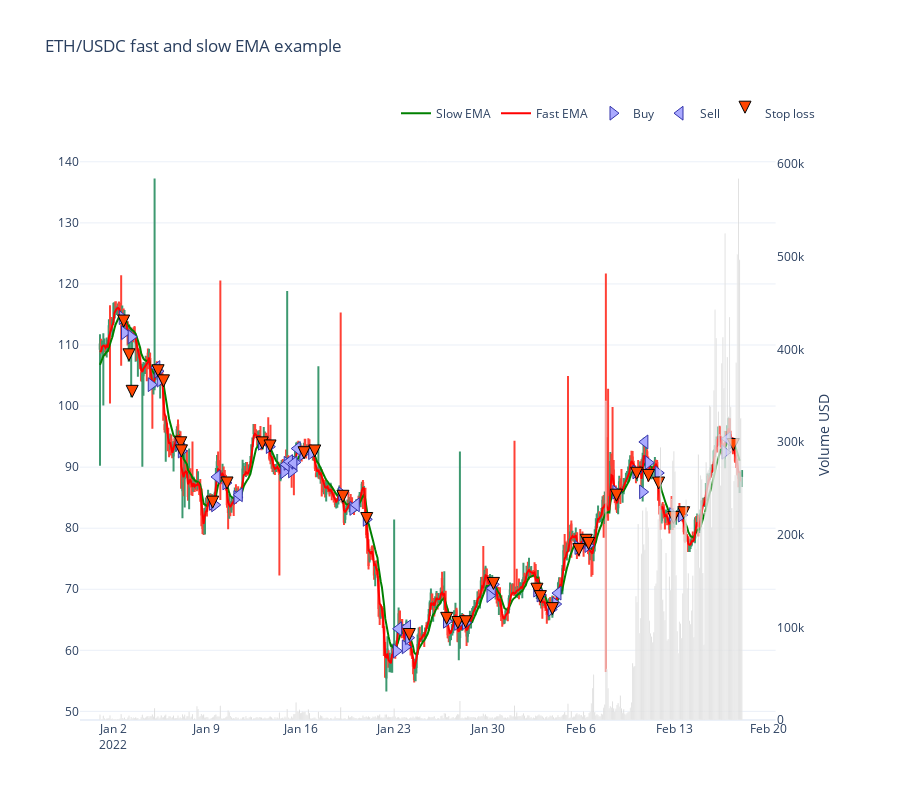

The code cell stored with this chart in its notebook:
### Code cell
from tradeexecutor.visual.single_pair import visualise_single_pair

figure = visualise_single_pair(
    state,
    universe.universe.candles,
    start_at=START_AT,
    end_at=END_AT)

figure.show()

### Figure 1 — Plotly figure (JSON) as saved in the notebook; plotly's stock layout.template omitted (floating-point values rounded to 4 significant figures; data arrays with more than 128 entries replaced by an {"elided": "..."} marker saying what was removed)
{"data": [{"marker": {"color": "rgba(128,128,128,0.5)"}, "showlegend": false, "type": "bar", "x": {"elided": "577 str values"}, "xaxis": "x", "y": {"elided": "577 float values"}, "yaxis": "y2"}, {"close": {"elided": "577 float values"}, "high": {"elided": "577 float values"}, "hoverinfo": "text", "low": {"elided": "577 float values"}, "open": {"elided": "577 float values"}, "showlegend": false, "text": {"elided": "577 str values"}, "type": "candlestick", "x": {"elided": "577 str values"}, "xaxis": "x", "yaxis": "y"}, {"line": {"color": "green", "shape": "linear"}, "mode": "lines", "name": "Slow EMA", "type": "scatter", "x": {"elided": "576 str values"}, "xaxis": "x", "y": {"elided": "576 float values"}, "yaxis": "y"}, {"line": {"color": "red", "shape": "linear"}, "mode": "lines", "name": "Fast EMA", "type": "scatter", "x": {"elided": "576 str values"}, "xaxis": "x", "y": {"elided": "576 float values"}, "yaxis": "y"}, {"hoverinfo": "text", "marker": {"color": "#aaaaff", "line": {"color": "#3333aa", "width": 1}, "size": 12, "symbol": "triangle-right"}, "mode": "markers", "name": "Buy", "text": ["------------------------------------------------------------<br>Buy WAVAX<br><br>Executed at: 2022-01-02 16:00:00<br>Value: 7000.0000 USD<br>Quantity: 60.959139 WAVAX<br>Executed at price: 114.8310 WAVAX / USD<br>Fees paid: $21.00", "------------------------------------------------------------<br>Buy WAVAX<br><br>Executed at: 2022-01-02 20:00:00<br>Value: 6904.8166 USD<br>Quantity: 61.462578 WAVAX<br>Executed at price: 112.3418 WAVAX / USD<br>Fees paid: $20.71", "------------------------------------------------------------<br>Buy WAVAX<br><br>Executed at: 2022-01-03 08:00:00<br>Value: 6678.8790 USD<br>Quantity: 59.805439 WAVAX<br>Executed at price: 111.6768 WAVAX / USD<br>Fees paid: $20.04", "------------------------------------------------------------<br>Buy WAVAX<br><br>Executed at: 2022-01-04 20:00:00<br>Value: 6237.2271 USD<br>Quantity: 60.085236 WAVAX<br>Executed at price: 103.8063 WAVAX / USD<br>Fees paid: $18.71", "------------------------------------------------------------<br>Buy WAVAX<br><br>Executed at: 2022-01-05 08:00:00<br>Value: 6328.4958 USD<br>Quantity: 59.681466 WAVAX<br>Executed at price: 106.0379 WAVAX / USD<br>Fees paid: $18.99", "------------------------------------------------------------<br>Buy WAVAX<br><br>Executed at: 2022-01-05 12:00:00<br>Value: 6263.7713 USD<br>Quantity: 59.909472 WAVAX<br>Executed at price: 104.5539 WAVAX / USD<br>Fees paid: $18.79", "------------------------------------------------------------<br>Buy WAVAX<br><br>Executed at: 2022-01-06 22:00:00<br>Value: 6191.8698 USD<br>Quantity: 65.797821 WAVAX<br>Executed at price: 94.1045 WAVAX / USD<br>Fees paid: $18.58", "------------------------------------------------------------<br>Buy WAVAX<br><br>Executed at: 2022-01-07 02:00:00<br>Value: 6128.3025 USD<br>Quantity: 65.957140 WAVAX<br>Executed at price: 92.9134 WAVAX / USD<br>Fees paid: $18.38", "------------------------------------------------------------<br>Buy WAVAX<br><br>Executed at: 2022-01-09 10:00:00<br>Value: 6058.9832 USD<br>Quantity: 71.858802 WAVAX<br>Executed at price: 84.3179 WAVAX / USD<br>Fees paid: $18.18", "------------------------------------------------------------<br>Buy WAVAX<br><br>Executed at: 2022-01-09 14:00:00<br>Value: 5994.5792 USD<br>Quantity: 71.306969 WAVAX<br>Executed at price: 84.0672 WAVAX / USD<br>Fees paid: $17.98", "------------------------------------------------------------<br>Buy WAVAX<br><br>Executed at: 2022-01-10 10:00:00<br>Value: 6197.4035 USD<br>Quantity: 70.687297 WAVAX<br>Executed at price: 87.6735 WAVAX / USD<br>Fees paid: $18.59", "------------------------------------------------------------<br>Buy WAVAX<br><br>Executed at: 2022-01-11 06:00:00<br>Value: 6122.6021 USD<br>Quantity: 71.781334 WAVAX<br>Executed at price: 85.2952 WAVAX / USD<br>Fees paid: $18.37", "------------------------------------------------------------<br>Buy WAVAX<br><br>Executed at: 2022-01-13 02:00:00<br>Value: 6118.9529 USD<br>Quantity: 64.965175 WAVAX<br>Executed at price: 94.1882 WAVAX / USD<br>Fees paid: $18.36", "------------------------------------------------------------<br>Buy WAVAX<br><br>Executed at: 2022-01-13 16:00:00<br>Value: 6051.8007 USD<br>Quantity: 64.630620 WAVAX<br>Executed at price: 93.6367 WAVAX / USD<br>Fees paid: $18.16", "------------------------------------------------------------<br>Buy WAVAX<br><br>Executed at: 2022-01-14 18:00:00<br>Value: 5987.2985 USD<br>Quantity: 66.898059 WAVAX<br>Executed at price: 89.4988 WAVAX / USD<br>Fees paid: $17.96", "------------------------------------------------------------<br>Buy WAVAX<br><br>Executed at: 2022-01-15 00:00:00<br>Value: 6018.1931 USD<br>Quantity: 66.207418 WAVAX<br>Executed at price: 90.8991 WAVAX / USD<br>Fees paid: $18.05", "------------------------------------------------------------<br>Buy WAVAX<br><br>Executed at: 2022-01-15 08:00:00<br>Value: 6006.2921 USD<br>Quantity: 67.003333 WAVAX<br>Executed at price: 89.6417 WAVAX / USD<br>Fees paid: $18.02", "------------------------------------------------------------<br>Buy WAVAX<br><br>Executed at: 2022-01-15 14:00:00<br>Value: 6041.6867 USD<br>Quantity: 66.344809 WAVAX<br>Executed at price: 91.0649 WAVAX / USD<br>Fees paid: $18.13", "------------------------------------------------------------<br>Buy WAVAX<br><br>Executed at: 2022-01-16 04:00:00<br>Value: 6120.5153 USD<br>Quantity: 66.194325 WAVAX<br>Executed at price: 92.4628 WAVAX / USD<br>Fees paid: $18.36", "------------------------------------------------------------<br>Buy WAVAX<br><br>Executed at: 2022-01-16 20:00:00<br>Value: 6057.7442 USD<br>Quantity: 65.388182 WAVAX<br>Executed at price: 92.6428 WAVAX / USD<br>Fees paid: $18.17", "------------------------------------------------------------<br>Buy WAVAX<br><br>Executed at: 2022-01-19 02:00:00<br>Value: 6000.5917 USD<br>Quantity: 69.857252 WAVAX<br>Executed at price: 85.8979 WAVAX / USD<br>Fees paid: $18.00", "------------------------------------------------------------<br>Buy WAVAX<br><br>Executed at: 2022-01-19 22:00:00<br>Value: 5907.2826 USD<br>Quantity: 70.759400 WAVAX<br>Executed at price: 83.4841 WAVAX / USD<br>Fees paid: $17.72", "------------------------------------------------------------<br>Buy WAVAX<br><br>Executed at: 2022-01-20 22:00:00<br>Value: 5911.5644 USD<br>Quantity: 72.364055 WAVAX<br>Executed at price: 81.6920 WAVAX / USD<br>Fees paid: $17.73", "------------------------------------------------------------<br>Buy WAVAX<br><br>Executed at: 2022-01-23 04:00:00<br>Value: 5844.3428 USD<br>Quantity: 97.297263 WAVAX<br>Executed at price: 60.0669 WAVAX / USD<br>Fees paid: $17.53", "------------------------------------------------------------<br>Buy WAVAX<br><br>Executed at: 2022-01-23 20:00:00<br>Value: 6067.3787 USD<br>Quantity: 99.878934 WAVAX<br>Executed at price: 60.7473 WAVAX / USD<br>Fees paid: $18.20", "------------------------------------------------------------<br>Buy WAVAX<br><br>Executed at: 2022-01-24 02:00:00<br>Value: 6269.9835 USD<br>Quantity: 100.715946 WAVAX<br>Executed at price: 62.2541 WAVAX / USD<br>Fees paid: $18.81", "------------------------------------------------------------<br>Buy WAVAX<br><br>Executed at: 2022-01-26 22:00:00<br>Value: 6211.5289 USD<br>Quantity: 95.630811 WAVAX<br>Executed at price: 64.9532 WAVAX / USD<br>Fees paid: $18.63", "------------------------------------------------------------<br>Buy WAVAX<br><br>Executed at: 2022-01-27 18:00:00<br>Value: 6151.8538 USD<br>Quantity: 95.250040 WAVAX<br>Executed at price: 64.5864 WAVAX / USD<br>Fees paid: $18.46", "------------------------------------------------------------<br>Buy WAVAX<br><br>Executed at: 2022-01-28 08:00:00<br>Value: 6071.2895 USD<br>Quantity: 93.832786 WAVAX<br>Executed at price: 64.7033 WAVAX / USD<br>Fees paid: $18.21", "------------------------------------------------------------<br>Buy WAVAX<br><br>Executed at: 2022-01-30 04:00:00<br>Value: 5993.1204 USD<br>Quantity: 86.627146 WAVAX<br>Executed at price: 69.1829 WAVAX / USD<br>Fees paid: $17.98", "------------------------------------------------------------<br>Buy WAVAX<br><br>Executed at: 2022-01-30 10:00:00<br>Value: 6039.6614 USD<br>Quantity: 85.052311 WAVAX<br>Executed at price: 71.0111 WAVAX / USD<br>Fees paid: $18.12", "------------------------------------------------------------<br>Buy WAVAX<br><br>Executed at: 2022-02-02 16:00:00<br>Value: 5965.4603 USD<br>Quantity: 85.147267 WAVAX<br>Executed at price: 70.0605 WAVAX / USD<br>Fees paid: $17.90", "------------------------------------------------------------<br>Buy WAVAX<br><br>Executed at: 2022-02-02 22:00:00<br>Value: 5891.4416 USD<br>Quantity: 85.054383 WAVAX<br>Executed at price: 69.2668 WAVAX / USD<br>Fees paid: $17.67", "------------------------------------------------------------<br>Buy WAVAX<br><br>Executed at: 2022-02-03 18:00:00<br>Value: 5792.8774 USD<br>Quantity: 86.589173 WAVAX<br>Executed at price: 66.9007 WAVAX / USD<br>Fees paid: $17.38", "------------------------------------------------------------<br>Buy WAVAX<br><br>Executed at: 2022-02-04 02:00:00<br>Value: 5717.1838 USD<br>Quantity: 84.349657 WAVAX<br>Executed at price: 67.7796 WAVAX / USD<br>Fees paid: $17.15", "------------------------------------------------------------<br>Buy WAVAX<br><br>Executed at: 2022-02-05 18:00:00<br>Value: 5798.6096 USD<br>Quantity: 75.246565 WAVAX<br>Executed at price: 77.0615 WAVAX / USD<br>Fees paid: $17.40", "------------------------------------------------------------<br>Buy WAVAX<br><br>Executed at: 2022-02-06 08:00:00<br>Value: 5705.3570 USD<br>Quantity: 73.069285 WAVAX<br>Executed at price: 78.0815 WAVAX / USD<br>Fees paid: $17.12", "------------------------------------------------------------<br>Buy WAVAX<br><br>Executed at: 2022-02-06 12:00:00<br>Value: 5640.2629 USD<br>Quantity: 72.876329 WAVAX<br>Executed at price: 77.3950 WAVAX / USD<br>Fees paid: $16.92", "------------------------------------------------------------<br>Buy WAVAX<br><br>Executed at: 2022-02-08 14:00:00<br>Value: 5583.5195 USD<br>Quantity: 64.810687 WAVAX<br>Executed at price: 86.1512 WAVAX / USD<br>Fees paid: $16.75", "------------------------------------------------------------<br>Buy WAVAX<br><br>Executed at: 2022-02-10 02:00:00<br>Value: 5493.7462 USD<br>Quantity: 61.398337 WAVAX<br>Executed at price: 89.4771 WAVAX / USD<br>Fees paid: $16.48", "------------------------------------------------------------<br>Buy WAVAX<br><br>Executed at: 2022-02-10 14:00:00<br>Value: 5419.7867 USD<br>Quantity: 62.877990 WAVAX<br>Executed at price: 86.1953 WAVAX / USD<br>Fees paid: $16.26", "------------------------------------------------------------<br>Buy WAVAX<br><br>Executed at: 2022-02-11 00:00:00<br>Value: 5756.6440 USD<br>Quantity: 63.261428 WAVAX<br>Executed at price: 90.9977 WAVAX / USD<br>Fees paid: $17.27", "------------------------------------------------------------<br>Buy WAVAX<br><br>Executed at: 2022-02-11 18:00:00<br>Value: 5597.1425 USD<br>Quantity: 62.667483 WAVAX<br>Executed at price: 89.3149 WAVAX / USD<br>Fees paid: $16.79", "------------------------------------------------------------<br>Buy WAVAX<br><br>Executed at: 2022-02-12 20:00:00<br>Value: 5458.7342 USD<br>Quantity: 66.187447 WAVAX<br>Executed at price: 82.4739 WAVAX / USD<br>Fees paid: $16.38", "------------------------------------------------------------<br>Buy WAVAX<br><br>Executed at: 2022-02-13 12:00:00<br>Value: 5368.9946 USD<br>Quantity: 65.167222 WAVAX<br>Executed at price: 82.3880 WAVAX / USD<br>Fees paid: $16.11", "------------------------------------------------------------<br>Buy WAVAX<br><br>Executed at: 2022-02-16 18:00:00<br>Value: 5319.5054 USD<br>Quantity: 57.372963 WAVAX<br>Executed at price: 92.7180 WAVAX / USD<br>Fees paid: $15.96", "------------------------------------------------------------<br>Buy WAVAX<br><br>Executed at: 2022-02-17 06:00:00<br>Value: 5385.1755 USD<br>Quantity: 57.115941 WAVAX<br>Executed at price: 94.2850 WAVAX / USD<br>Fees paid: $16.16"], "type": "scatter", "x": ["2022-01-02T16:00:00", "2022-01-02T20:00:00", "2022-01-03T08:00:00", "2022-01-04T20:00:00", "2022-01-05T08:00:00", "2022-01-05T12:00:00", "2022-01-06T22:00:00", "2022-01-07T02:00:00", "2022-01-09T10:00:00", "2022-01-09T14:00:00", "2022-01-10T10:00:00", "2022-01-11T06:00:00", "2022-01-13T02:00:00", "2022-01-13T16:00:00", "2022-01-14T18:00:00", "2022-01-15T00:00:00", "2022-01-15T08:00:00", "2022-01-15T14:00:00", "2022-01-16T04:00:00", "2022-01-16T20:00:00", "2022-01-19T02:00:00", "2022-01-19T22:00:00", "2022-01-20T22:00:00", "2022-01-23T04:00:00", "2022-01-23T20:00:00", "2022-01-24T02:00:00", "2022-01-26T22:00:00", "2022-01-27T18:00:00", "2022-01-28T08:00:00", "2022-01-30T04:00:00", "2022-01-30T10:00:00", "2022-02-02T16:00:00", "2022-02-02T22:00:00", "2022-02-03T18:00:00", "2022-02-04T02:00:00", "2022-02-05T18:00:00", "2022-02-06T08:00:00", "2022-02-06T12:00:00", "2022-02-08T14:00:00", "2022-02-10T02:00:00", "2022-02-10T14:00:00", "2022-02-11T00:00:00", "2022-02-11T18:00:00", "2022-02-12T20:00:00", "2022-02-13T12:00:00", "2022-02-16T18:00:00", "2022-02-17T06:00:00"], "xaxis": "x", "y": [114.5, 112.0, 111.3, 103.5, 105.7, 104.2, 93.82, 92.64, 84.07, 83.82, 87.41, 85.04, 93.91, 93.36, 89.23, 90.63, 89.37, 90.79, 92.19, 92.37, 85.64, 83.23, 81.45, 59.89, 60.57, 62.07, 64.76, 64.39, 64.51, 68.98, 70.8, 69.85, 69.06, 66.7, 67.58, 76.83, 77.85, 77.16, 85.89, 89.21, 85.94, 90.73, 89.05, 82.23, 82.14, 92.44, 94.0], "yaxis": "y"}, {"hoverinfo": "text", "marker": {"color": "#aaaaff", "line": {"color": "#3333aa", "width": 1}, "size": 12, "symbol": "triangle-left"}, "mode": "markers", "name": "Sell", "text": ["------------------------------------------------------------<br>Sell WAVAX<br><br>Executed at: 2022-01-05 06:00:00<br>Value: 6367.6109 USD<br>Quantity: 60.085236 WAVAX<br>Executed at price: 105.9763 WAVAX / USD<br>Fees paid: $19.16", "------------------------------------------------------------<br>Sell WAVAX<br><br>Executed at: 2022-01-09 18:00:00<br>Value: 6284.3283 USD<br>Quantity: 71.306969 WAVAX<br>Executed at price: 88.1306 WAVAX / USD<br>Fees paid: $18.91", "------------------------------------------------------------<br>Sell WAVAX<br><br>Executed at: 2022-01-11 10:00:00<br>Value: 6117.3890 USD<br>Quantity: 71.781334 WAVAX<br>Executed at price: 85.2226 WAVAX / USD<br>Fees paid: $18.41", "------------------------------------------------------------<br>Sell WAVAX<br><br>Executed at: 2022-01-14 22:00:00<br>Value: 6031.4337 USD<br>Quantity: 66.898059 WAVAX<br>Executed at price: 90.1586 WAVAX / USD<br>Fees paid: $18.15", "------------------------------------------------------------<br>Sell WAVAX<br><br>Executed at: 2022-01-15 04:00:00<br>Value: 6001.1916 USD<br>Quantity: 66.207418 WAVAX<br>Executed at price: 90.6423 WAVAX / USD<br>Fees paid: $18.06", "------------------------------------------------------------<br>Sell WAVAX<br><br>Executed at: 2022-01-15 12:00:00<br>Value: 6056.8557 USD<br>Quantity: 67.003333 WAVAX<br>Executed at price: 90.3963 WAVAX / USD<br>Fees paid: $18.23", "------------------------------------------------------------<br>Sell WAVAX<br><br>Executed at: 2022-01-15 18:00:00<br>Value: 6154.2990 USD<br>Quantity: 66.344809 WAVAX<br>Executed at price: 92.7623 WAVAX / USD<br>Fees paid: $18.52", "------------------------------------------------------------<br>Sell WAVAX<br><br>Executed at: 2022-01-20 04:00:00<br>Value: 5913.3994 USD<br>Quantity: 70.759400 WAVAX<br>Executed at price: 83.5705 WAVAX / USD<br>Fees paid: $17.79", "------------------------------------------------------------<br>Sell WAVAX<br><br>Executed at: 2022-01-23 08:00:00<br>Value: 6162.9656 USD<br>Quantity: 97.297263 WAVAX<br>Executed at price: 63.3416 WAVAX / USD<br>Fees paid: $18.54", "------------------------------------------------------------<br>Sell WAVAX<br><br>Executed at: 2022-01-24 00:00:00<br>Value: 6356.8141 USD<br>Quantity: 99.878934 WAVAX<br>Executed at price: 63.6452 WAVAX / USD<br>Fees paid: $19.13", "------------------------------------------------------------<br>Sell WAVAX<br><br>Executed at: 2022-01-30 08:00:00<br>Value: 6059.6076 USD<br>Quantity: 86.627146 WAVAX<br>Executed at price: 69.9504 WAVAX / USD<br>Fees paid: $18.23", "------------------------------------------------------------<br>Sell WAVAX<br><br>Executed at: 2022-02-04 06:00:00<br>Value: 5833.5063 USD<br>Quantity: 84.349657 WAVAX<br>Executed at price: 69.1586 WAVAX / USD<br>Fees paid: $17.55", "------------------------------------------------------------<br>Sell WAVAX<br><br>Executed at: 2022-02-10 18:00:00<br>Value: 5901.0114 USD<br>Quantity: 62.877990 WAVAX<br>Executed at price: 93.8486 WAVAX / USD<br>Fees paid: $17.76", "------------------------------------------------------------<br>Sell WAVAX<br><br>Executed at: 2022-02-16 22:00:00<br>Value: 5413.3199 USD<br>Quantity: 57.372963 WAVAX<br>Executed at price: 94.3532 WAVAX / USD<br>Fees paid: $16.29"], "type": "scatter", "x": ["2022-01-05T06:00:00", "2022-01-09T18:00:00", "2022-01-11T10:00:00", "2022-01-14T22:00:00", "2022-01-15T04:00:00", "2022-01-15T12:00:00", "2022-01-15T18:00:00", "2022-01-20T04:00:00", "2022-01-23T08:00:00", "2022-01-24T00:00:00", "2022-01-30T08:00:00", "2022-02-04T06:00:00", "2022-02-10T18:00:00", "2022-02-16T22:00:00"], "xaxis": "x", "y": [106.3, 88.4, 85.48, 90.43, 90.92, 90.67, 93.04, 83.82, 63.53, 63.84, 70.16, 69.37, 94.13, 94.64], "yaxis": "y"}, {"hoverinfo": "text", "marker": {"color": ["orangered", "orangered", "orangered", "orangered", "orangered", "orangered", "orangered", "orangered", "orangered", "orangered", "orangered", "orangered", "orangered", "orangered", "orangered", "orangered", "orangered", "orangered", "orangered", "orangered", "orangered", "orangered", "orangered", "orangered", "orangered", "orangered", "orangered", "orangered", "orangered", "orangered", "orangered", "orangered", "orangered"], "line": {"color": "black", "width": 1}, "size": 12, "symbol": "arrow-down"}, "mode": "markers", "name": "Stop loss", "text": ["------------------------------------------------------------<br>Stop loss WAVAX<br><br>Triggered at: 113.6861 WAVAX / USD<br>Executed at: 2022-01-02 18:30:00<br>Value: 6864.0237 USD<br>Quantity: 60.959139 WAVAX<br>Executed at price: 112.6004 WAVAX / USD<br>Fees paid: $20.65", "------------------------------------------------------------<br>Stop loss WAVAX<br><br>Triggered at: 111.2217 WAVAX / USD<br>Executed at: 2022-01-03 04:00:00<br>Value: 6582.0486 USD<br>Quantity: 61.462578 WAVAX<br>Executed at price: 107.0903 WAVAX / USD<br>Fees paid: $19.81", "------------------------------------------------------------<br>Stop loss WAVAX<br><br>Triggered at: 110.5634 WAVAX / USD<br>Executed at: 2022-01-03 09:45:00<br>Value: 6047.9478 USD<br>Quantity: 59.805439 WAVAX<br>Executed at price: 101.1271 WAVAX / USD<br>Fees paid: $18.20", "------------------------------------------------------------<br>Stop loss WAVAX<br><br>Triggered at: 104.9807 WAVAX / USD<br>Executed at: 2022-01-05 08:15:00<br>Value: 6236.0322 USD<br>Quantity: 59.681466 WAVAX<br>Executed at price: 104.4886 WAVAX / USD<br>Fees paid: $18.76", "------------------------------------------------------------<br>Stop loss WAVAX<br><br>Triggered at: 103.5115 WAVAX / USD<br>Executed at: 2022-01-05 18:00:00<br>Value: 6161.0550 USD<br>Quantity: 59.909472 WAVAX<br>Executed at price: 102.8394 WAVAX / USD<br>Fees paid: $18.54", "------------------------------------------------------------<br>Stop loss WAVAX<br><br>Triggered at: 93.1663 WAVAX / USD<br>Executed at: 2022-01-07 01:00:00<br>Value: 6101.0593 USD<br>Quantity: 65.797821 WAVAX<br>Executed at price: 92.7243 WAVAX / USD<br>Fees paid: $18.36", "------------------------------------------------------------<br>Stop loss WAVAX<br><br>Triggered at: 91.9870 WAVAX / USD<br>Executed at: 2022-01-07 02:15:00<br>Value: 6029.2750 USD<br>Quantity: 65.957140 WAVAX<br>Executed at price: 91.4120 WAVAX / USD<br>Fees paid: $18.14", "------------------------------------------------------------<br>Stop loss WAVAX<br><br>Triggered at: 83.4772 WAVAX / USD<br>Executed at: 2022-01-09 10:15:00<br>Value: 5966.9775 USD<br>Quantity: 71.858802 WAVAX<br>Executed at price: 83.0375 WAVAX / USD<br>Fees paid: $17.95", "------------------------------------------------------------<br>Stop loss WAVAX<br><br>Triggered at: 86.7994 WAVAX / USD<br>Executed at: 2022-01-10 12:00:00<br>Value: 6090.5444 USD<br>Quantity: 70.687297 WAVAX<br>Executed at price: 86.1618 WAVAX / USD<br>Fees paid: $18.33", "------------------------------------------------------------<br>Stop loss WAVAX<br><br>Triggered at: 93.2491 WAVAX / USD<br>Executed at: 2022-01-13 03:15:00<br>Value: 6023.0212 USD<br>Quantity: 64.965175 WAVAX<br>Executed at price: 92.7115 WAVAX / USD<br>Fees paid: $18.12", "------------------------------------------------------------<br>Stop loss WAVAX<br><br>Triggered at: 92.7032 WAVAX / USD<br>Executed at: 2022-01-13 17:15:00<br>Value: 5959.6548 USD<br>Quantity: 64.630620 WAVAX<br>Executed at price: 92.2110 WAVAX / USD<br>Fees paid: $17.93", "------------------------------------------------------------<br>Stop loss WAVAX<br><br>Triggered at: 91.5410 WAVAX / USD<br>Executed at: 2022-01-16 06:15:00<br>Value: 6030.8423 USD<br>Quantity: 66.194325 WAVAX<br>Executed at price: 91.1081 WAVAX / USD<br>Fees paid: $18.15", "------------------------------------------------------------<br>Stop loss WAVAX<br><br>Triggered at: 91.7191 WAVAX / USD<br>Executed at: 2022-01-17 01:30:00<br>Value: 5976.0978 USD<br>Quantity: 65.388182 WAVAX<br>Executed at price: 91.3942 WAVAX / USD<br>Fees paid: $17.98", "------------------------------------------------------------<br>Stop loss WAVAX<br><br>Triggered at: 85.0415 WAVAX / USD<br>Executed at: 2022-01-19 04:00:00<br>Value: 5867.2930 USD<br>Quantity: 69.857252 WAVAX<br>Executed at price: 83.9897 WAVAX / USD<br>Fees paid: $17.65", "------------------------------------------------------------<br>Stop loss WAVAX<br><br>Triggered at: 80.8775 WAVAX / USD<br>Executed at: 2022-01-20 22:45:00<br>Value: 5815.5335 USD<br>Quantity: 72.364055 WAVAX<br>Executed at price: 80.3649 WAVAX / USD<br>Fees paid: $17.50", "------------------------------------------------------------<br>Stop loss WAVAX<br><br>Triggered at: 61.6334 WAVAX / USD<br>Executed at: 2022-01-24 03:15:00<br>Value: 6186.4769 USD<br>Quantity: 100.715946 WAVAX<br>Executed at price: 61.4250 WAVAX / USD<br>Fees paid: $18.62", "------------------------------------------------------------<br>Stop loss WAVAX<br><br>Triggered at: 64.3056 WAVAX / USD<br>Executed at: 2022-01-26 22:15:00<br>Value: 6126.2787 USD<br>Quantity: 95.630811 WAVAX<br>Executed at price: 64.0618 WAVAX / USD<br>Fees paid: $18.43", "------------------------------------------------------------<br>Stop loss WAVAX<br><br>Triggered at: 63.9424 WAVAX / USD<br>Executed at: 2022-01-27 18:15:00<br>Value: 6036.7619 USD<br>Quantity: 95.250040 WAVAX<br>Executed at price: 63.3781 WAVAX / USD<br>Fees paid: $18.16", "------------------------------------------------------------<br>Stop loss WAVAX<br><br>Triggered at: 64.0582 WAVAX / USD<br>Executed at: 2022-01-28 08:15:00<br>Value: 5959.6194 USD<br>Quantity: 93.832786 WAVAX<br>Executed at price: 63.5132 WAVAX / USD<br>Fees paid: $17.93", "------------------------------------------------------------<br>Stop loss WAVAX<br><br>Triggered at: 70.3032 WAVAX / USD<br>Executed at: 2022-01-30 10:15:00<br>Value: 5933.6598 USD<br>Quantity: 85.052311 WAVAX<br>Executed at price: 69.7648 WAVAX / USD<br>Fees paid: $17.85", "------------------------------------------------------------<br>Stop loss WAVAX<br><br>Triggered at: 69.3620 WAVAX / USD<br>Executed at: 2022-02-02 16:15:00<br>Value: 5859.7193 USD<br>Quantity: 85.147267 WAVAX<br>Executed at price: 68.8186 WAVAX / USD<br>Fees paid: $17.63", "------------------------------------------------------------<br>Stop loss WAVAX<br><br>Triggered at: 68.5762 WAVAX / USD<br>Executed at: 2022-02-02 22:30:00<br>Value: 5750.6356 USD<br>Quantity: 85.054383 WAVAX<br>Executed at price: 67.6113 WAVAX / USD<br>Fees paid: $17.30", "------------------------------------------------------------<br>Stop loss WAVAX<br><br>Triggered at: 66.2337 WAVAX / USD<br>Executed at: 2022-02-03 20:00:00<br>Value: 5684.7437 USD<br>Quantity: 86.589173 WAVAX<br>Executed at price: 65.6519 WAVAX / USD<br>Fees paid: $17.11", "------------------------------------------------------------<br>Stop loss WAVAX<br><br>Triggered at: 76.2931 WAVAX / USD<br>Executed at: 2022-02-05 19:30:00<br>Value: 5665.3916 USD<br>Quantity: 75.246565 WAVAX<br>Executed at price: 75.2910 WAVAX / USD<br>Fees paid: $17.05", "------------------------------------------------------------<br>Stop loss WAVAX<br><br>Triggered at: 77.3030 WAVAX / USD<br>Executed at: 2022-02-06 08:45:00<br>Value: 5612.3654 USD<br>Quantity: 73.069285 WAVAX<br>Executed at price: 76.8088 WAVAX / USD<br>Fees paid: $16.89", "------------------------------------------------------------<br>Stop loss WAVAX<br><br>Triggered at: 76.6234 WAVAX / USD<br>Executed at: 2022-02-06 13:00:00<br>Value: 5559.2010 USD<br>Quantity: 72.876329 WAVAX<br>Executed at price: 76.2827 WAVAX / USD<br>Fees paid: $16.73", "------------------------------------------------------------<br>Stop loss WAVAX<br><br>Triggered at: 85.2923 WAVAX / USD<br>Executed at: 2022-02-08 15:00:00<br>Value: 5455.2719 USD<br>Quantity: 64.810687 WAVAX<br>Executed at price: 84.1724 WAVAX / USD<br>Fees paid: $16.42", "------------------------------------------------------------<br>Stop loss WAVAX<br><br>Triggered at: 88.5850 WAVAX / USD<br>Executed at: 2022-02-10 03:15:00<br>Value: 5388.0898 USD<br>Quantity: 61.398337 WAVAX<br>Executed at price: 87.7563 WAVAX / USD<br>Fees paid: $16.21", "------------------------------------------------------------<br>Stop loss WAVAX<br><br>Triggered at: 90.0904 WAVAX / USD<br>Executed at: 2022-02-11 00:30:00<br>Value: 5528.7848 USD<br>Quantity: 63.261428 WAVAX<br>Executed at price: 87.3958 WAVAX / USD<br>Fees paid: $16.64", "------------------------------------------------------------<br>Stop loss WAVAX<br><br>Triggered at: 88.4245 WAVAX / USD<br>Executed at: 2022-02-11 18:45:00<br>Value: 5399.4164 USD<br>Quantity: 62.667483 WAVAX<br>Executed at price: 86.1598 WAVAX / USD<br>Fees paid: $16.25", "------------------------------------------------------------<br>Stop loss WAVAX<br><br>Triggered at: 81.6516 WAVAX / USD<br>Executed at: 2022-02-12 21:30:00<br>Value: 5330.5347 USD<br>Quantity: 66.187447 WAVAX<br>Executed at price: 80.5369 WAVAX / USD<br>Fees paid: $16.04", "------------------------------------------------------------<br>Stop loss WAVAX<br><br>Triggered at: 81.5665 WAVAX / USD<br>Executed at: 2022-02-13 15:45:00<br>Value: 5298.2957 USD<br>Quantity: 65.167222 WAVAX<br>Executed at price: 81.3031 WAVAX / USD<br>Fees paid: $15.94", "------------------------------------------------------------<br>Stop loss WAVAX<br><br>Triggered at: 93.3450 WAVAX / USD<br>Executed at: 2022-02-17 08:45:00<br>Value: 5279.7799 USD<br>Quantity: 57.115941 WAVAX<br>Executed at price: 92.4397 WAVAX / USD<br>Fees paid: $15.89"], "type": "scatter", "x": ["2022-01-02T18:30:00", "2022-01-03T04:00:00", "2022-01-03T09:45:00", "2022-01-05T08:15:00", "2022-01-05T18:00:00", "2022-01-07T01:00:00", "2022-01-07T02:15:00", "2022-01-09T10:15:00", "2022-01-10T12:00:00", "2022-01-13T03:15:00", "2022-01-13T17:15:00", "2022-01-16T06:15:00", "2022-01-17T01:30:00", "2022-01-19T04:00:00", "2022-01-20T22:45:00", "2022-01-24T03:15:00", "2022-01-26T22:15:00", "2022-01-27T18:15:00", "2022-01-28T08:15:00", "2022-01-30T10:15:00", "2022-02-02T16:15:00", "2022-02-02T22:30:00", "2022-02-03T20:00:00", "2022-02-05T19:30:00", "2022-02-06T08:45:00", "2022-02-06T13:00:00", "2022-02-08T15:00:00", "2022-02-10T03:15:00", "2022-02-11T00:30:00", "2022-02-11T18:45:00", "2022-02-12T21:30:00", "2022-02-13T15:45:00", "2022-02-17T08:45:00"], "xaxis": "x", "y": [112.9, 107.4, 101.4, 104.8, 103.1, 93.0, 91.69, 83.29, 86.42, 92.99, 92.49, 91.38, 91.67, 84.24, 80.61, 61.61, 64.25, 63.57, 63.7, 69.97, 69.03, 67.81, 65.85, 75.52, 77.04, 76.51, 84.43, 88.02, 87.66, 86.42, 80.78, 81.55, 92.72], "yaxis": "y"}, {"hoverinfo": "text", "marker": {"color": "lightgreen", "line": {"color": "black", "width": 1}, "size": 12, "symbol": "arrow-up"}, "mode": "markers", "name": "Take profit", "text": [], "type": "scatter", "x": [], "xaxis": "x", "y": [], "yaxis": "y"}], "layout": {"height": 800, "hovermode": "x unified", "legend": {"orientation": "h", "x": 1, "xanchor": "right", "y": 1.09, "yanchor": "top"}, "margin": {"t": 150}, "title": {"text": "ETH/USDC fast and slow EMA example", "y": 0.95}, "xaxis": {"anchor": "y", "domain": [0, 0.94], "rangeslider": {"visible": false}}, "yaxis": {"anchor": "x", "domain": [0, 1], "showspikes": true, "spikedash": "dot", "spikemode": "across", "spikesnap": "cursor", "spikethickness": 1}, "yaxis2": {"anchor": "x", "overlaying": "y", "showgrid": false, "showspikes": true, "side": "right", "spikedash": "dot", "spikemode": "across", "spikesnap": "cursor", "spikethickness": 1, "title": {"text": "Volume USD"}}}}
